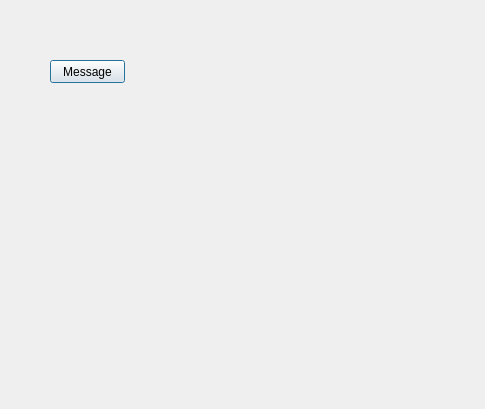
<?xml version="1.0" encoding="UTF-8"?>
<ui version="4.0">
 <class>addminDialog</class>
 <widget class="QDialog" name="addminDialog">
  <property name="geometry">
   <rect>
    <x>0</x>
    <y>0</y>
    <width>485</width>
    <height>409</height>
   </rect>
  </property>
  <property name="windowTitle">
   <string>Dialog</string>
  </property>
  <widget class="QPushButton" name="messege">
   <property name="geometry">
    <rect>
     <x>50</x>
     <y>60</y>
     <width>75</width>
     <height>23</height>
    </rect>
   </property>
   <property name="text">
    <string>Message</string>
   </property>
  </widget>
 </widget>
 <resources/>
 <connections/>
</ui>
